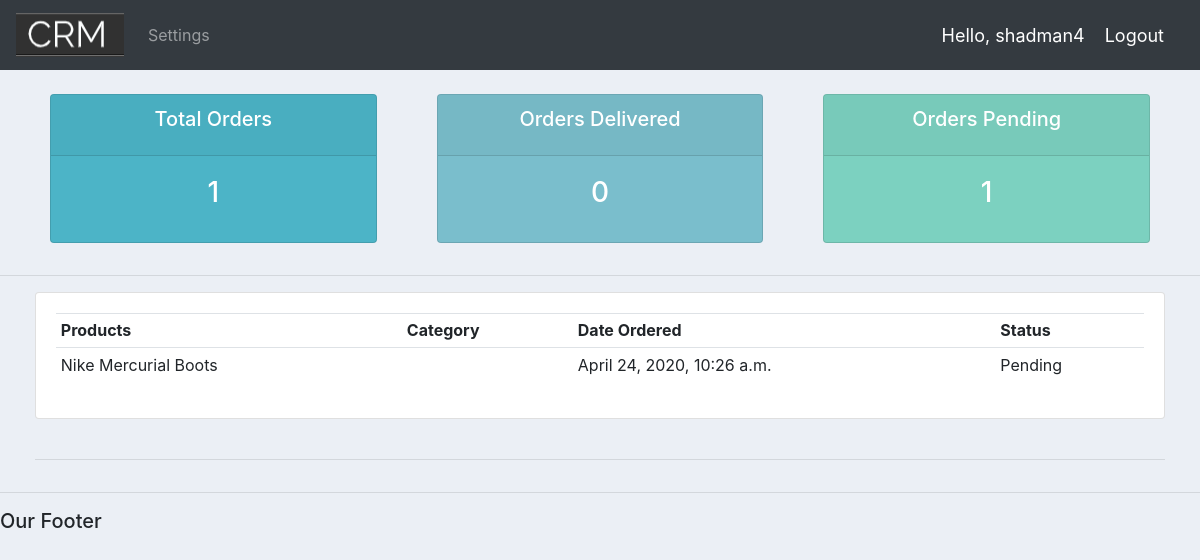
Page /user/ (signed in) on the committed database.
### accounts/models.py (models this page shows)
class Order(models.Model):
	STATUS = (
			('Pending', 'Pending'),
			('Out for delivery', 'Out for delivery'),
			('Delivered', 'Delivered'),
			)
	customer = models.ForeignKey(Customer, null=True, on_delete= models.SET_NULL)
	product = models.ForeignKey(Product, null=True, on_delete= models.SET_NULL)
	date_created = models.DateTimeField(auto_now_add=True, null=True)
	status = models.CharField(max_length=200, null=True, choices=STATUS)
	note = models.CharField(max_length=1000, null=True)
	def __str__(self):
		return self.product.name

class Product(models.Model):
	CATEGORY = (
			('Indoor', 'Indoor'),
			('Out Door', 'Out Door'),
			)
	name = models.CharField(max_length=200, null=True)
	price = models.FloatField(null=True)
	category = models.CharField(max_length=200, null=True, choices=CATEGORY)
	description = models.CharField(max_length=200, null=True, blank=True)
	date_created = models.DateTimeField(auto_now_add=True, null=True)
	tags = models.ManyToManyField(Tag)
	def __str__(self):
		return self.name

### accounts/decorators.py (the view)
		def wrapper_func(request, *args, **kwargs):
			group = None
			if request.user.groups.exists():
				group = request.user.groups.all()[0].name
			if group in allowed_roles:
				return view_func(request, *args, **kwargs)
			else:
				return HttpResponse('You are not authorized to view this page')

### accounts/views.py (called while the page is built)
@login_required(login_url='login')
@allowed_users(allowed_roles=['customer'])
def userPage(request):
	orders = request.user.customer.order_set.all()
	total_orders = orders.count()
	delivered = orders.filter(status='Delivered').count()
	pending = orders.filter(status='Pending').count()
	print('ORDERS:', orders)
	context = {'orders':orders, 'total_orders':total_orders,
	'delivered':delivered,'pending':pending}
	return render(request, 'accounts/user-page.html', context)

### accounts/templates/accounts/user-page.html (shortened to what this page needs)
{% extends "accounts/main.html" %}
{% block content %}
  {% include "accounts/status.html" %}
  <hr>
  <div class="row">
    <div class="col-md">
      <div class="card card-body">
        <table class="table table-sm">
          <tr>
              <th>Products</th>
              <th>Category</th>
              <th>Date Ordered</th>
              <th>Status</th>
          </tr>
          {% for order in orders %}
          <tr>
              <td>{{ order.product }} </td>
              <td> {{ order.category }} </td>
              <td> {{ order.date_created }} </td>
              <td> {{ order.status }} </td>
                </tr>
          {% endfor %}
        </table>
      </div>
      <br>
      <hr>
    </div>
  </div>
{% endblock %}

### accounts/templates/accounts/navbar.html (shortened to what this page needs)
{% load static %}
<nav class="navbar navbar-expand-lg navbar-dark bg-dark">
   <a href="#" class="navbar-brand">
    <img src="{% static "images/logo_4.png" %}" alt="">
  </a>
  <div class="collapse navbar-collapse" id="navbarNav">
    <ul class="navbar-nav">
      {% if request.user.is_staff %}
        <li class="nav-item">
          <a class="nav-link" href="{% url 'dashboard' %}">Dashboard </a>
        </li>
        <li class="nav-item">
          <a class="nav-link" href="{% url 'products' %}">Products</a>
        </li>
      {% else %}
        <li class="nav-item">
          <a href="{% url 'account' %}" class="nav-link">Settings</a>
        </li>
      {% endif %}
    </ul>
  </div>
  <span class="hello-msg">Hello, {{ request.user }} </span>
  <span> <a class="hello-msg" href="{% url 'logout' %}">Logout</a> </span>
</nav>

### static/css/main.css (style rules this page uses)
body { background-color: #ebeff5; }

### accounts/templates/accounts/navbar.html (style rules this page uses)
.hello-msg { font-size: 18px; color: #fff; margin-right: 20px; }

### accounts/templates/accounts/user-page.html (style rules this page uses)
.row { margin-left: 20px; margin-right: 20px; }

### rows in the picture
Order: product "Nike Mercurial Boots", date_created "April 24, 2020, 10:26 a.m.", status "Pending"

### other values in the picture
{{ request.user }} "shadman4"
{{ total_orders }} "1"
{{ delivered }} "0"
{{ pending }} "1"
